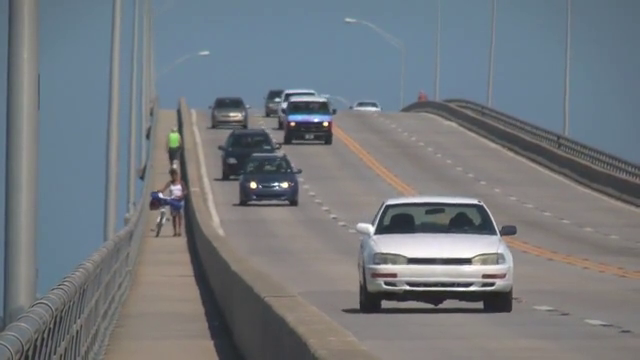
#> input picture frame 91 of code/video/slow_traffic_small.mp4, 640 x 360 px, given in place of vtest.avi, which was not available
$ jupyter execute test_motempl.ipynb
#> lines starting #> are read from the running program, lines starting #| are printed output that depends on the picture; after the words box and inside, x2 and y2 are one past the last pixel; in counts of white or black regions, pixels touching at a corner belong together; pictures that were not available may be replaced by others from this repository, and a replacement may not be noted
[cell 1]
import numpy as np
import cv2

MHI_DURATION = 0.5
DEFAULT_THRESHOLD = 32
MAX_TIME_DELTA = 0.25
MIN_TIME_DELTA = 0.05

# (empty) trackbar callback
def nothing(dummy):
    pass

def draw_motion_comp(vis, rect, angle, color):
    # 画矩形
    x, y, w, h = rect
    cv2.rectangle(vis, (x, y), (x+w, y+h), (0, 255, 0))

    # 从矩阵中心点，往 angle 方向画一条直线
    cx, cy = x + w//2, y + h//2
    angle = angle * np.pi / 180
    r = min(w//2, h//2)
    cv2.line(vis, (cx, cy), (int(cx+np.cos(angle)*r), int(cy+np.sin(angle)*r)), color, 2)


cv2.namedWindow('motempl')

cam = cv2.VideoCapture('./video/vtest.avi')

visuals = ['input', 'frame_diff', 'motion_hist']
cv2.createTrackbar('visual', 'motempl', 2, len(visuals)-1, nothing)
cv2.createTrackbar('threshold', 'motempl', DEFAULT_THRESHOLD, 255, nothing)

ret, frame = cam.read()
#> frame is the input picture: shape (360, 640, 3); mean B, G, R 126.6, 121.2, 115.7
prev_frame = frame.copy()
motion_history = np.zeros(frame.shape[0:2], dtype=np.float32)

while True:
    ret, now_frame = cam.read()
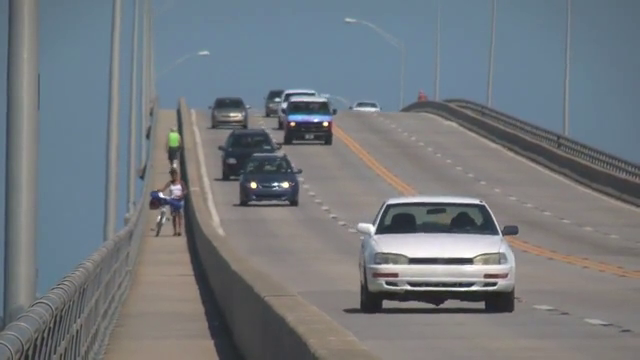
#> input picture frame 92 of code/video/slow_traffic_small.mp4, 640 x 360 px, given in place of vtest.avi, which was not available
#> now_frame is the input picture: shape (360, 640, 3); mean B, G, R 126.3, 121.1, 115.4
    if ret == False:
        break

    frame_diff = cv2.absdiff(now_frame, prev_frame)
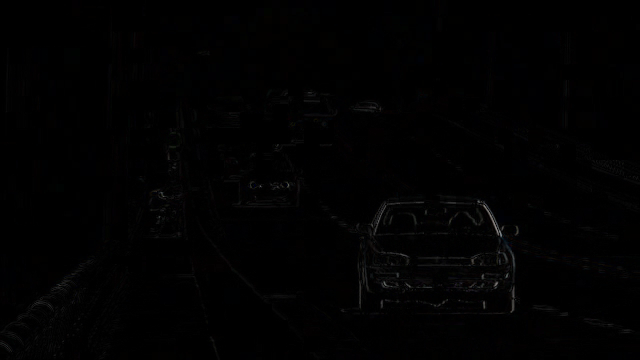
#> frame_diff: shape (360, 640, 3); mean B, G, R 1.5, 1.4, 1.4
    gray_diff = cv2.cvtColor(frame_diff, cv2.COLOR_BGR2GRAY)

    thrs = cv2.getTrackbarPos('threshold', 'motempl')
    ret, motion_mask = cv2.threshold(gray_diff, DEFAULT_THRESHOLD, 1, cv2.THRESH_BINARY)
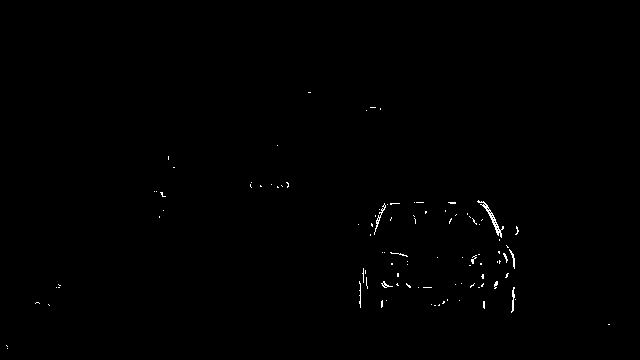
#> motion_mask: shape (360, 640); values 0 (black) and 1 (white), 0.36% white in thin lines or dots, all inside (x1, y1, x2, y2) = (6, 92, 610, 349)
#> ret = 32

    # 这里是 motempl 关键：直接无脑按照顺序用就行
    timestamp = cv2.getTickCount() / cv2.getTickFrequency()
    cv2.motempl.updateMotionHistory(motion_mask, motion_history, timestamp, MHI_DURATION)
    mg_mask, mg_orient = cv2.motempl.calcMotionGradient(motion_history, MAX_TIME_DELTA, MIN_TIME_DELTA, apertureSize=5)
    seg_mask, seg_bounds = cv2.motempl.segmentMotion(motion_history, timestamp, MAX_TIME_DELTA)

    # 这里和 motempl 无关，功能相当于选择显示的画面
    vis_name = visuals[cv2.getTrackbarPos('visual', 'motempl')]
    if vis_name == 'input':
        vis_frame = now_frame.copy()
    elif vis_name == 'frame_diff':
        vis_frame = frame_diff.copy()
    elif vis_name == 'motion_hist':
        vis_frame = np.uint8(np.clip((motion_history-(timestamp-MHI_DURATION)) / MHI_DURATION, 0, 1)*255)
        vis_frame = cv2.cvtColor(vis_frame, cv2.COLOR_GRAY2BGR)


    # 这也是 motempl 关键：计算一些点的角度信息
    for i, rect in enumerate(list(seg_bounds)):
        x, y, rw, rh = rect
        area = rw*rh
        if area < 64**2:
            continue

        silh_roi   = motion_mask   [y:y+rh,x:x+rw]
        orient_roi = mg_orient     [y:y+rh,x:x+rw]
        mask_roi   = mg_mask       [y:y+rh,x:x+rw]
        mhi_roi    = motion_history[y:y+rh,x:x+rw]
        # NORM_L1：本质上就是矩阵的绝对值和；相当于 mask 为 1 的数量要大于 5%
        if cv2.norm(silh_roi, cv2.NORM_L1) < area * 0.05:
            continue

        angle = cv2.motempl.calcGlobalOrientation(orient_roi, mask_roi, mhi_roi, timestamp, MHI_DURATION)
        draw_motion_comp(vis_frame, rect, angle, (255,0,0))
    cv2.imshow('motempl', vis_frame)

    prev_frame = np.copy(now_frame)
    cv2.waitKey(10)

cam.release()
cv2.destroyAllWindows()

$ run again, starting later in the video
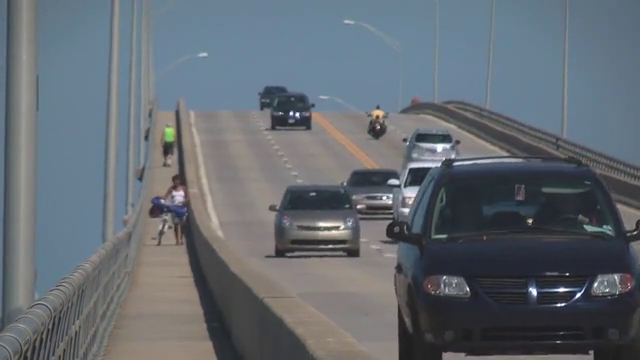
#> input picture frame 411 of code/video/slow_traffic_small.mp4, 640 x 360 px, given in place of vtest.avi, which was not available
#> frame is the input picture: shape (360, 640, 3); mean B, G, R 113.8, 106.6, 99.3
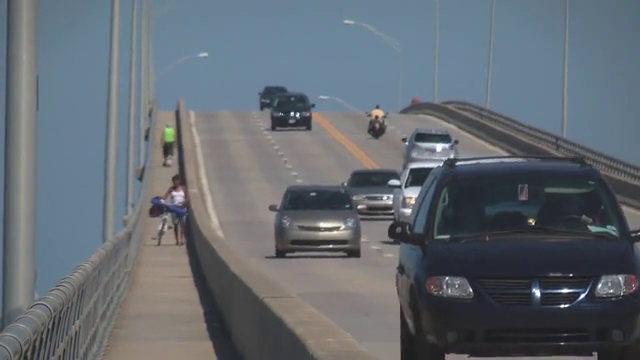
#> input picture frame 412 of code/video/slow_traffic_small.mp4, 640 x 360 px, given in place of vtest.avi, which was not available
#> now_frame is the input picture: shape (360, 640, 3); mean B, G, R 113.7, 106.5, 99.2
#> `ret, motion_mask = cv2.threshold(gray_diff, DEFAULT_THRESHOLD, 1, cv2...`:
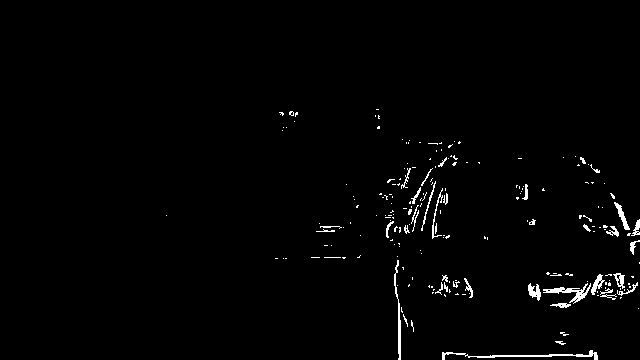
#> motion_mask: shape (360, 640); values 0 (black) and 1 (white), 1.5% white in thin lines or dots, all inside (x1, y1, x2, y2) = (166, 109, 640, 360)
#> ret = 32

$ run again, starting later in the video
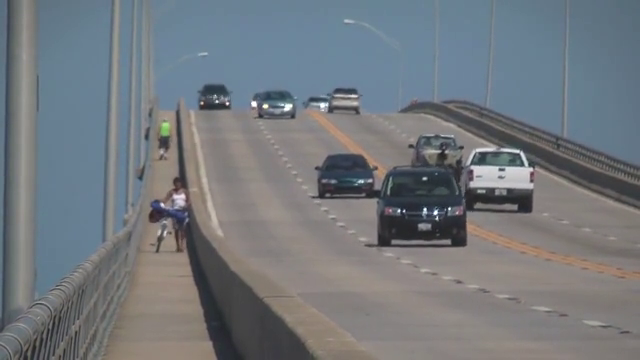
#> input picture frame 731 of code/video/slow_traffic_small.mp4, 640 x 360 px, given in place of vtest.avi, which was not available
#> frame is the input picture: shape (360, 640, 3); mean B, G, R 125.5, 120.3, 115.1
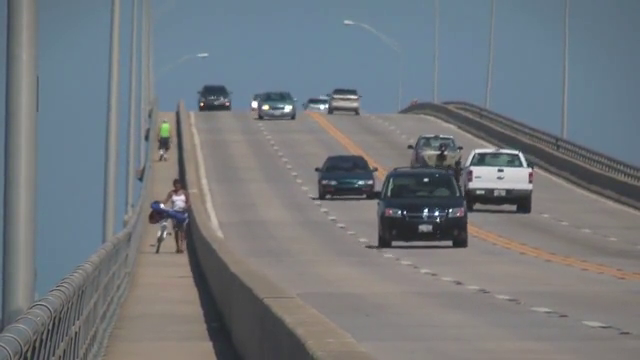
#> input picture frame 732 of code/video/slow_traffic_small.mp4, 640 x 360 px, given in place of vtest.avi, which was not available
#> now_frame is the input picture: shape (360, 640, 3); mean B, G, R 125.3, 120.4, 114.9
#> `ret, motion_mask = cv2.threshold(gray_diff, DEFAULT_THRESHOLD, 1, cv2...`:
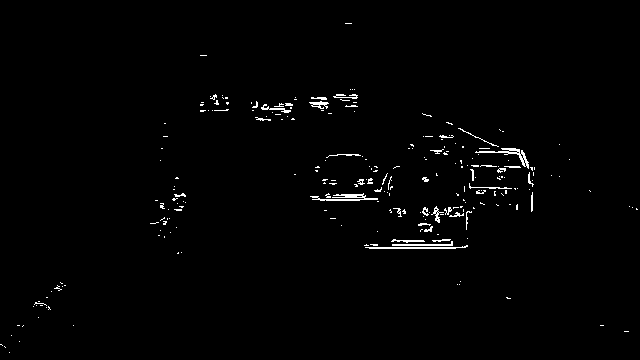
#> motion_mask: shape (360, 640); values 0 (black) and 1 (white), 1.2% white in thin lines or dots
#> ret = 32
#> motion_history: shape (360, 640) float32; values 0 (black) and 1107.4 (white), 1.2% white in thin lines or dots
#> vis_frame: shape (360, 640, 3); 1.2% white in thin lines or dots
